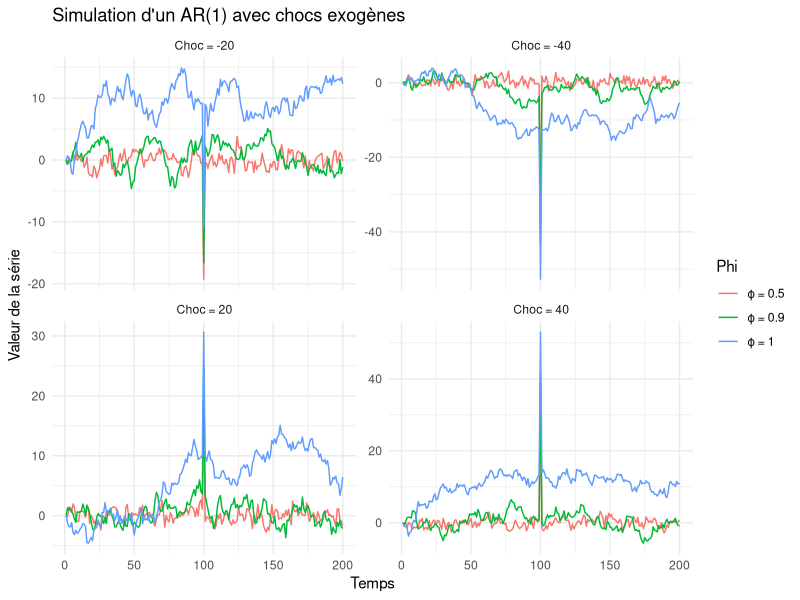
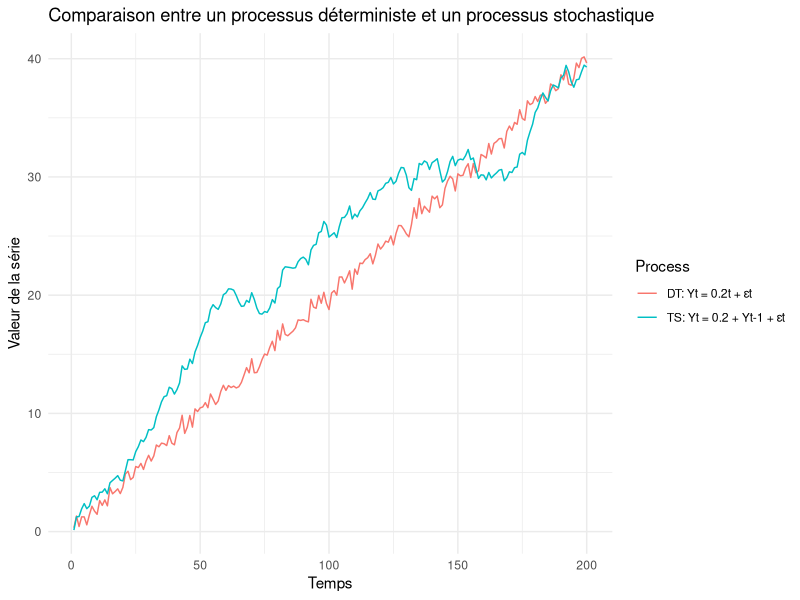
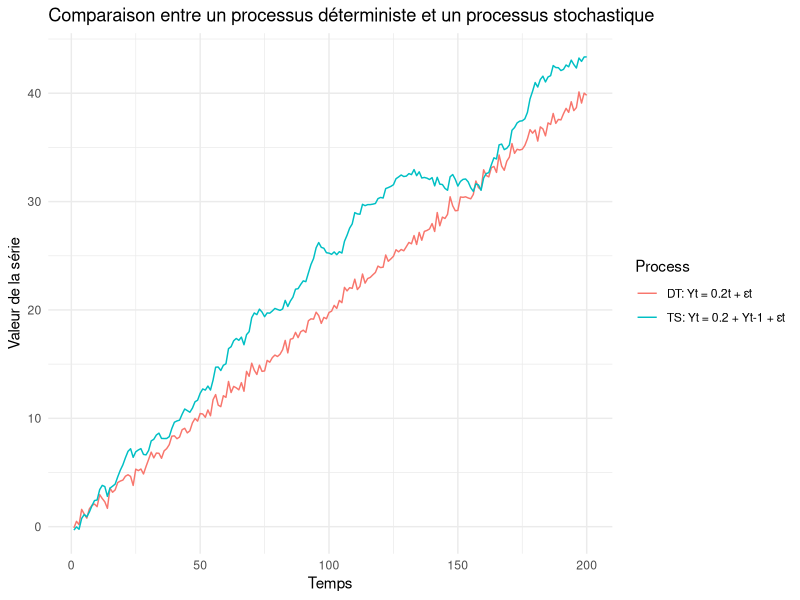
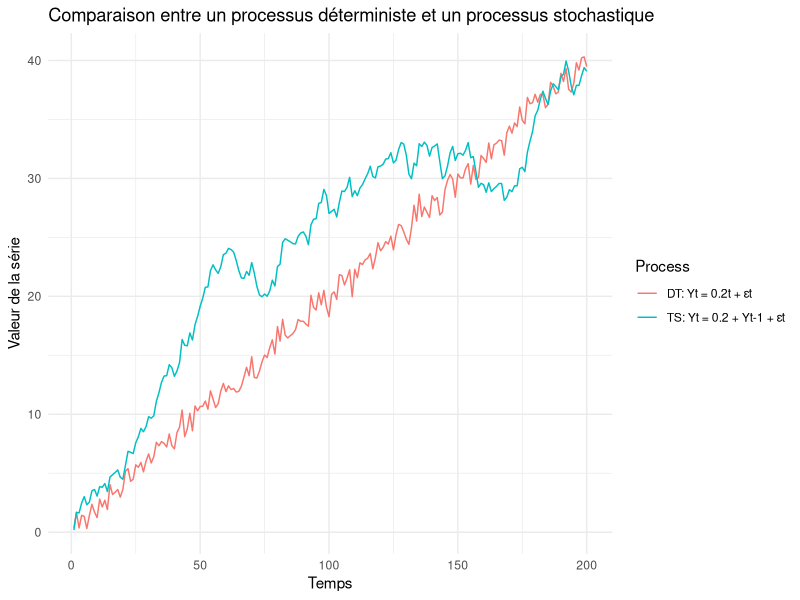
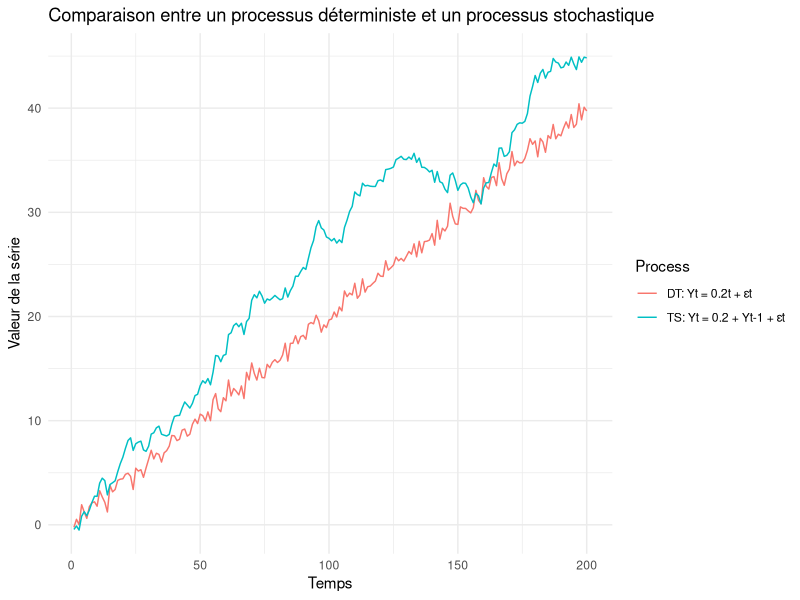
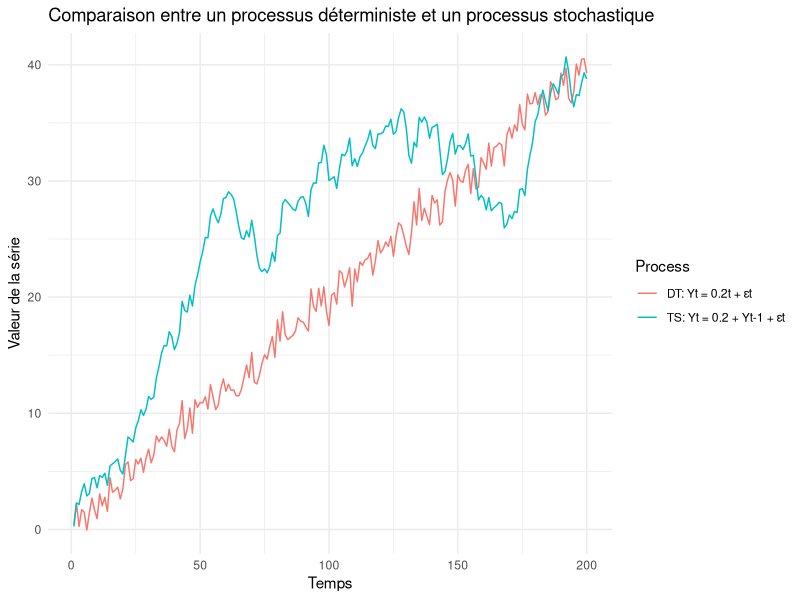
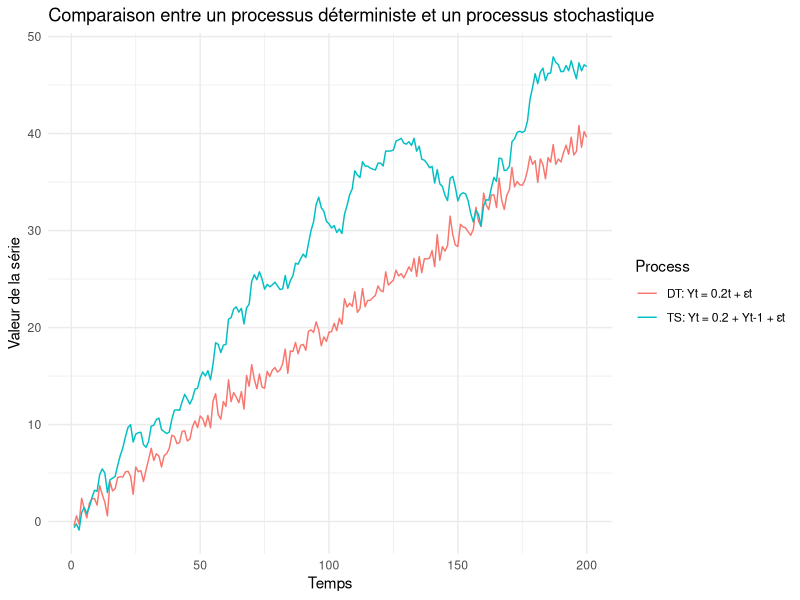

R code for these plots, in order:
## ---- chunk 1
#| output: false
library(ggplot2)
library(dplyr)
library(tidyr)
## ---- chunk 2
set.seed(123)  # Fixer la graine pour la reproductibilité

# Paramètres
n <- 200  # Nombre d'observations
phi_values <- c(0.5, 0.9, 1)  # Valeurs de phi
shocks <- c(20, 40, -20, -40)  # Valeurs des chocs

# Fonction pour simuler un AR(1) avec un choc
simulate_AR1 <- function(phi, n, shock_value, shock_position = 100) {
  Y <- numeric(n)
  epsilon <- rnorm(n)  # Bruit blanc
  for (t in 2:n) {
    Y[t] <- phi * Y[t - 1] + epsilon[t]
  }
  Y[shock_position] <- Y[shock_position] + shock_value  # Ajouter le choc
  return(Y)
}

# Simulation pour chaque combinaison (phi, choc)
data_list <- list()
for (shock in shocks) {
  for (phi in phi_values) {
    serie <- simulate_AR1(phi, n, shock)
    df <- data.frame(
      Time = 1:n,
      Value = serie,
      Phi = paste0("ϕ = ", phi),
      Shock = paste0("Choc = ", shock)
    )
    data_list <- append(data_list, list(df))
  }
}

# Fusionner toutes les séries
data_all <- bind_rows(data_list)
## ---- chunk 3
# Graphique
ggplot(data_all, aes(x = Time, y = Value, color = Phi)) +
  geom_line() +
  facet_wrap(~Shock, scales = "free_y") +
  labs(title = "Simulation d'un AR(1) avec chocs exogènes",
       x = "Temps",
       y = "Valeur de la série") +
  theme_minimal()

## ---- chunk 4
set.seed(015)

# Paramètres
n <- 200  # Nombre d'observations
sigma2 <- 1/4  # Variance du bruit

epsilon <- rnorm(n, mean = 0, sd = sqrt(sigma2))  # Génération du bruit blanc

# Simulation des processus
Y_DT <- numeric(n)
Y_TS <- numeric(n)

for (t in 1:n) {
  Y_DT[t] <- 0.2 * t + epsilon[t]  # Processus déterministe
  if (t == 1) {
    Y_TS[t] <- epsilon[t]  # Initialisation du processus stochastique
  } else {
    Y_TS[t] <- 0.2 + Y_TS[t - 1] + epsilon[t]  # Processus stochastique
  }
}

# Création du DataFrame
data <- data.frame(
  Time = rep(1:n, 2),
  Value = c(Y_DT, Y_TS),
  Process = rep(c("DT: Yt = 0.2t + εt", "TS: Yt = 0.2 + Yt-1 + εt"), each = n)
)

# Graphique
ggplot(data, aes(x = Time, y = Value, color = Process)) +
  geom_line() +
  labs(title = "Comparaison entre un processus déterministe et un processus stochastique",
       x = "Temps",
       y = "Valeur de la série") +
  theme_minimal()
## ---- chunk 5
set.seed(001)

# Paramètres
n <- 200  # Nombre d'observations
sigma2 <- 1/4  # Variance du bruit

epsilon <- rnorm(n, mean = 0, sd = sqrt(sigma2))  # Génération du bruit blanc

# Simulation des processus
Y_DT <- numeric(n)
Y_TS <- numeric(n)

for (t in 1:n) {
  Y_DT[t] <- 0.2 * t + epsilon[t]  # Processus déterministe
  if (t == 1) {
    Y_TS[t] <- epsilon[t]  # Initialisation du processus stochastique
  } else {
    Y_TS[t] <- 0.2 + Y_TS[t - 1] + epsilon[t]  # Processus stochastique
  }
}

# Création du DataFrame
data <- data.frame(
  Time = rep(1:n, 2),
  Value = c(Y_DT, Y_TS),
  Process = rep(c("DT: Yt = 0.2t + εt", "TS: Yt = 0.2 + Yt-1 + εt"), each = n)
)

# Graphique
ggplot(data, aes(x = Time, y = Value, color = Process)) +
  geom_line() +
  labs(title = "Comparaison entre un processus déterministe et un processus stochastique",
       x = "Temps",
       y = "Valeur de la série") +
  theme_minimal()
## ---- chunk 6
set.seed(015)

# Paramètres
n <- 200  # Nombre d'observations
sigma2 <- 1/2  # Variance du bruit

epsilon <- rnorm(n, mean = 0, sd = sqrt(sigma2))  # Génération du bruit blanc

# Simulation des processus
Y_DT <- numeric(n)
Y_TS <- numeric(n)

for (t in 1:n) {
  Y_DT[t] <- 0.2 * t + epsilon[t]  # Processus déterministe
  if (t == 1) {
    Y_TS[t] <- epsilon[t]  # Initialisation du processus stochastique
  } else {
    Y_TS[t] <- 0.2 + Y_TS[t - 1] + epsilon[t]  # Processus stochastique
  }
}

# Création du DataFrame
data <- data.frame(
  Time = rep(1:n, 2),
  Value = c(Y_DT, Y_TS),
  Process = rep(c("DT: Yt = 0.2t + εt", "TS: Yt = 0.2 + Yt-1 + εt"), each = n)
)

# Graphique
ggplot(data, aes(x = Time, y = Value, color = Process)) +
  geom_line() +
  labs(title = "Comparaison entre un processus déterministe et un processus stochastique",
       x = "Temps",
       y = "Valeur de la série") +
  theme_minimal()
## ---- chunk 7

set.seed(001)

# Paramètres
n <- 200  # Nombre d'observations
sigma2 <- 1/2  # Variance du bruit

epsilon <- rnorm(n, mean = 0, sd = sqrt(sigma2))  # Génération du bruit blanc

# Simulation des processus
Y_DT <- numeric(n)
Y_TS <- numeric(n)

for (t in 1:n) {
  Y_DT[t] <- 0.2 * t + epsilon[t]  # Processus déterministe
  if (t == 1) {
    Y_TS[t] <- epsilon[t]  # Initialisation du processus stochastique
  } else {
    Y_TS[t] <- 0.2 + Y_TS[t - 1] + epsilon[t]  # Processus stochastique
  }
}

# Création du DataFrame
data <- data.frame(
  Time = rep(1:n, 2),
  Value = c(Y_DT, Y_TS),
  Process = rep(c("DT: Yt = 0.2t + εt", "TS: Yt = 0.2 + Yt-1 + εt"), each = n)
)

# Graphique
ggplot(data, aes(x = Time, y = Value, color = Process)) +
  geom_line() +
  labs(title = "Comparaison entre un processus déterministe et un processus stochastique",
       x = "Temps",
       y = "Valeur de la série") +
  theme_minimal()
## ---- chunk 8
set.seed(015)

# Paramètres
n <- 200  # Nombre d'observations
sigma2 <- 1  # Variance du bruit

epsilon <- rnorm(n, mean = 0, sd = sqrt(sigma2))  # Génération du bruit blanc

# Simulation des processus
Y_DT <- numeric(n)
Y_TS <- numeric(n)

for (t in 1:n) {
  Y_DT[t] <- 0.2 * t + epsilon[t]  # Processus déterministe
  if (t == 1) {
    Y_TS[t] <- epsilon[t]  # Initialisation du processus stochastique
  } else {
    Y_TS[t] <- 0.2 + Y_TS[t - 1] + epsilon[t]  # Processus stochastique
  }
}

# Création du DataFrame
data <- data.frame(
  Time = rep(1:n, 2),
  Value = c(Y_DT, Y_TS),
  Process = rep(c("DT: Yt = 0.2t + εt", "TS: Yt = 0.2 + Yt-1 + εt"), each = n)
)

# Graphique
ggplot(data, aes(x = Time, y = Value, color = Process)) +
  geom_line() +
  labs(title = "Comparaison entre un processus déterministe et un processus stochastique",
       x = "Temps",
       y = "Valeur de la série") +
  theme_minimal()
## ---- chunk 9

set.seed(001)

# Paramètres
n <- 200  # Nombre d'observations
sigma2 <- 1  # Variance du bruit

epsilon <- rnorm(n, mean = 0, sd = sqrt(sigma2))  # Génération du bruit blanc

# Simulation des processus
Y_DT <- numeric(n)
Y_TS <- numeric(n)

for (t in 1:n) {
  Y_DT[t] <- 0.2 * t + epsilon[t]  # Processus déterministe
  if (t == 1) {
    Y_TS[t] <- epsilon[t]  # Initialisation du processus stochastique
  } else {
    Y_TS[t] <- 0.2 + Y_TS[t - 1] + epsilon[t]  # Processus stochastique
  }
}

# Création du DataFrame
data <- data.frame(
  Time = rep(1:n, 2),
  Value = c(Y_DT, Y_TS),
  Process = rep(c("DT: Yt = 0.2t + εt", "TS: Yt = 0.2 + Yt-1 + εt"), each = n)
)

# Graphique
ggplot(data, aes(x = Time, y = Value, color = Process)) +
  geom_line() +
  labs(title = "Comparaison entre un processus déterministe et un processus stochastique",
       x = "Temps",
       y = "Valeur de la série") +
  theme_minimal()
